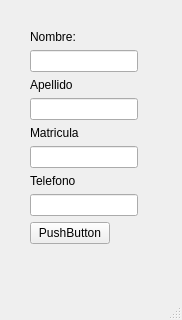
<?xml version="1.0" encoding="UTF-8"?>
<ui version="4.0">
 <class>Formulario</class>
 <widget class="QMainWindow" name="Formulario">
  <property name="geometry">
   <rect>
    <x>0</x>
    <y>0</y>
    <width>182</width>
    <height>320</height>
   </rect>
  </property>
  <property name="windowTitle">
   <string>MainWindow</string>
  </property>
  <widget class="QWidget" name="centralwidget">
   <widget class="QWidget" name="layoutWidget">
    <property name="geometry">
     <rect>
      <x>30</x>
      <y>30</y>
      <width>121</width>
      <height>244</height>
     </rect>
    </property>
    <layout class="QFormLayout" name="formLayout">
     <item row="0" column="0">
      <widget class="QLabel" name="label">
       <property name="text">
        <string>Nombre:</string>
       </property>
      </widget>
     </item>
     <item row="1" column="0">
      <widget class="QLineEdit" name="txt_nombre"/>
     </item>
     <item row="2" column="0">
      <widget class="QLabel" name="label_2">
       <property name="text">
        <string>Apellido</string>
       </property>
      </widget>
     </item>
     <item row="3" column="0">
      <widget class="QLineEdit" name="txt_apellido"/>
     </item>
     <item row="4" column="0">
      <widget class="QLabel" name="label_3">
       <property name="text">
        <string>Matricula</string>
       </property>
      </widget>
     </item>
     <item row="5" column="0">
      <widget class="QLineEdit" name="txt_matricula"/>
     </item>
     <item row="6" column="0">
      <widget class="QLabel" name="label_4">
       <property name="text">
        <string>Telefono</string>
       </property>
      </widget>
     </item>
     <item row="8" column="0">
      <widget class="QPushButton" name="btn_guardar">
       <property name="text">
        <string>PushButton</string>
       </property>
      </widget>
     </item>
     <item row="7" column="0">
      <widget class="QLineEdit" name="txt_telefono"/>
     </item>
    </layout>
   </widget>
  </widget>
  <widget class="QStatusBar" name="statusbar"/>
 </widget>
 <resources/>
 <connections/>
</ui>
